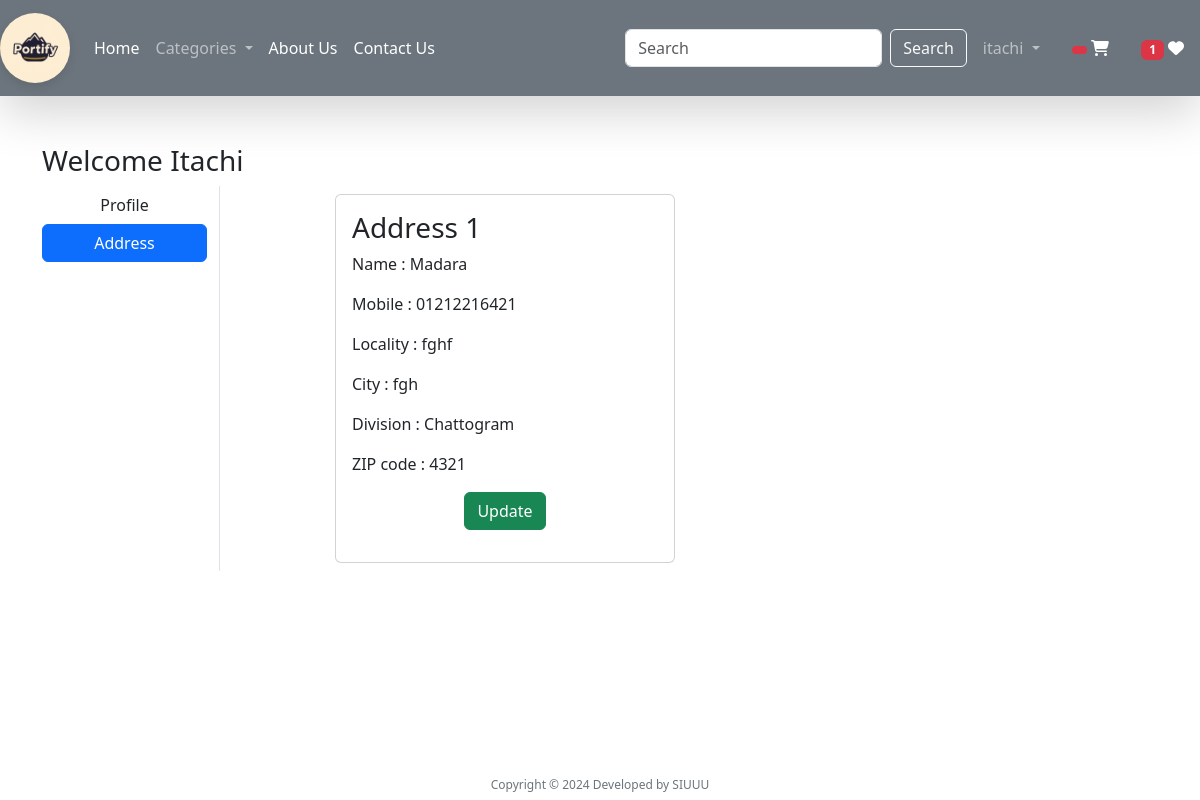
The app's page /address/ (signed in) with its own data.
### app/models.py (models this page shows, shortened)
class Customer(models.Model):
    user = models.ForeignKey(User, on_delete=models.CASCADE)
    name = models.CharField(max_length=200)
    mobile = models.CharField(max_length=15)  # Changed to CharField to store phone numbers with leading zeros
    locality = models.CharField(max_length=200)
    city = models.CharField(max_length=200)
    zipcode = models.IntegerField()
    division = models.CharField(choices=DIVISION_CHOICES, max_length=100)

### app/views.py (the view)
# urls.py: path('address/',views.address,name='address'),
@login_required
def address(request):
    totalitem = 0
    if request.user.is_authenticated:
        totalitem = len(Cart.objects.filter(user = request.user))
    item_in_wishlist = 0
    if request.user.is_authenticated:
        item_in_wishlist = len(Wishlist.objects.filter(user = request.user))
    add = Customer.objects.filter(user=request.user)
    return render(request, 'app/address.html',locals())

### app/templates/app/address.html (shortened to what this page needs)
{% extends "app/base.html" %}
{% load static %}
{% block main-content %}
<div class="container my-5">
    <div class="row">
        <h3>Welcome <span class="text-capitalize">{{request.user}}</span></h3>
        <div class="col-sm-2 border-end">
            <ul class="list-unstyled">
                <li class="d-grid"><a href="{% url 'profile'%}" class="btn ">Profile</a></li>
                <li class="d-grid"><a href="{% url 'address'%}" class="btn btn-primary">Address</a></li>
            </ul>
        </div>
        <div class="col-sm-8 offset-sm-1">
            <div class="row">
                {% for ad in add %}
                <div class="col-sm-6">
                    <div class="card m-2">
                        <div class="card-body">
                            <h3>Address {{forloop.counter}}</h3>
                            <p>Name : {{ad.name}}</p>
                            <p>Mobile : {{ad.mobile}}</p>
                            <p>Locality : {{ad.locality}}</p>
                            <p>City : {{ad.city}}</p>
                            <p>Division : {{ad.division}}</p>
                            <p>ZIP code : {{ad.zipcode}}</p>
                            <p class="text-center"><a href="{% url 'updateAddress' pk=ad.id %}" type="button"
                                    class="btn btn-success">Update</a></p>
                        </div>
                    </div>
                </div>
                {% endfor %}
            </div>
        </div>
    </div>
</div>
{% endblock main-content %}

### app/templates/app/base.html (shortened to what this page needs)
{% load static %}
<!DOCTYPE html>
<html lang="en">
<head>
    <link href="https://cdn.jsdelivr.net/npm/bootstrap@5.3.3/dist/css/bootstrap.min.css" rel="stylesheet"
>
    <link rel="stylesheet" href="{% static 'app/css/owl.carousel.min.css'%}">
    <link rel="stylesheet" href="{% static 'app/css/all.min.css'%}">
    <link rel="stylesheet" href="{% static 'app/css/style.css' %}">
    <link rel="stylesheet" href="https://cdnjs.cloudflare.com/ajax/libs/font-awesome/6.0.0-beta3/css/all.min.css">
</head>
<body>
   <nav class="navbar navbar-expand-lg navbar-dark bg-secondary shadow-lg">
      <div class="container-fluid">
        <a class="navbar-brand" href="#">
    <img src="{% static 'app/images/output.jpg' %}" height="70" width="70" class="logo">
</a>
        <div class="collapse navbar-collapse" id="navbarSupportedContent">
          <ul class="navbar-nav me-auto mb-2 mb-lg-0">
            {% if request.user.is_authenticated %}
            <li class="nav-item">
              <a class="nav-link active" aria-current="page" href="/">Home</a>
            </li>
            <li class="nav-item dropdown">
              <a class="nav-link dropdown-toggle" href="#" role="button" data-bs-toggle="dropdown" aria-expanded="false">
                Categories
              </a>
            </li>
            <li class="nav-item">
              <a class="nav-link text-white" href="{% url 'about' %}">About Us</a>
            </li>
            <li class="nav-item">
              <a class="nav-link text-white" href="{% url 'contact' %}">Contact Us</a>
            </li>
          </ul>
          <form class="d-flex" role="search" action="/search">
            <input class="form-control me-2" type="search" placeholder="Search" name="search" aria-label="Search">
            <button class="btn btn-outline-light" type="submit">Search</button>
          </form>
        </div>
        <ul class="navbar-nav me-auto mb-2 mb-lg-0">
          <li class="nav-item dropdown mx-2">
            <a class="nav-link dropdown-toggle" href="#" role="button" data-bs-toggle="dropdown" aria-expanded="false">
              {{request.user}}
            </a>
          </li>
          <li class="nav-item dropdown mx-2">
            <a class="nav-link text-white" href="{% url 'showcart' %}">
                <span class="badge bg-danger">
                </span>
                <i class="fa fa-shopping-cart"></i>
            </a>
          </li>
                <li class="nav-item dropdown mx-2">
                    <a class="nav-link text-white" href="{% url 'wishlist' %}"> <span class="badge bg-danger"> {% if item_in_wishlist > 0 %}{{item_in_wishlist}} {% endif %} </span> <i class="fa fa-heart"></i></a>
                </li>
          {% endif %}
        </ul>
      </div>
    </nav>
    {% block main-content %} {% endblock main-content %}
    <footer class="container-fluid fixed-bottom">
        <div class="text-center">
            <span>
                Copyright &copy;
                <script>document.write(new Date().getFullYear())</script> Developed by SIUUU
            </span>
        </div>
    </footer>
</body>
</html>

### app/templates/app/base.html (style rules this page uses)
.navbar-brand { position: relative; }
.logo { transition: transform 0.3s ease, filter 0.3s ease; cursor: pointer; border-radius: 50%; box-shadow: 0 4px 10px rgba(0, 0, 0, 0.1); }
.logo { animation: bounce 2s infinite; }
footer { padding: 5px 0; }
.text-center span { font-size: 12px; color: #6c757d; padding: 0; }
.container-fluid { padding-left: 0; padding-right: 0; }

### records on screen
Customer: name "Madara", mobile "01212216421", locality "fghf", city "fgh", division "Chattogram", zipcode "4321"

### other values on screen
{{ request.user }} "itachi"
{{ item_in_wishlist }} "1"
{{ request.user }} "Itachi"
